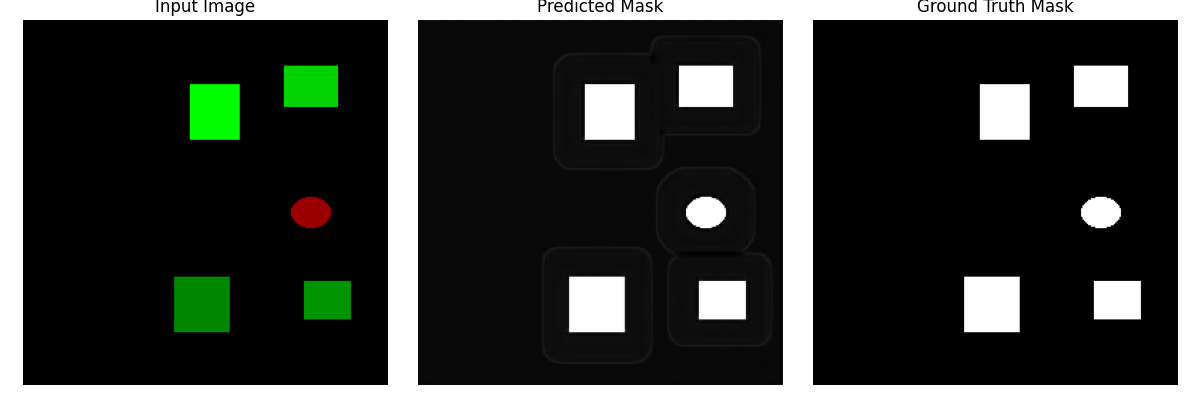
#> input picture image_core/checkpoints/dummy_data.png, 1200 x 400 px
$ python -i metrics.py   (imports and definitions only)
#> lines starting #> are read from the running program, lines starting #| are printed output that depends on the picture; after the words box and inside, x2 and y2 are one past the last pixel; in counts of white or black regions, pixels touching at a corner belong together
import cv2
import numpy as np

def calculate_colocalization(image_path):
    img = cv2.imread(image_path)
    if img is None or img.shape[2] < 2:
        raise ValueError("Image must be RGB with at least 2 channels.")

    red = img[:, :, 2].astype(float)
    green = img[:, :, 1].astype(float)

    # Normalize
    red = (red - np.mean(red)) / np.std(red)
    green = (green - np.mean(green)) / np.std(green)

    # Pearson Correlation
    pearson = np.corrcoef(red.flatten(), green.flatten())[0, 1]

    # Jaccard Index (simple threshold)
    _, red_bin = cv2.threshold(red, 0.5, 1, cv2.THRESH_BINARY)
    _, green_bin = cv2.threshold(green, 0.5, 1, cv2.THRESH_BINARY)

    overlap = np.logical_and(red_bin, green_bin).sum()
    union = np.logical_or(red_bin, green_bin).sum()

    jaccard = overlap / union if union > 0 else 0

    percent_overlap = 100 * overlap / (red_bin.sum() + 1e-5)


    return {
        "pearson_correlation": round(pearson, 3),
        "jaccard_index": round(jaccard, 3),
        "percent_overlap": round(percent_overlap, 2)
    }

def save_overlay(image_path, save_path):
#> called with image_path = '../checkpoints/dummy_data.png', save_path = 'out.png'
    img = cv2.imread(image_path)
#> img is the input picture: shape (400, 1200, 3); mean B, G, R 56.2, 60.1, 56.5

    # Separate channels
    red = img[:, :, 2]
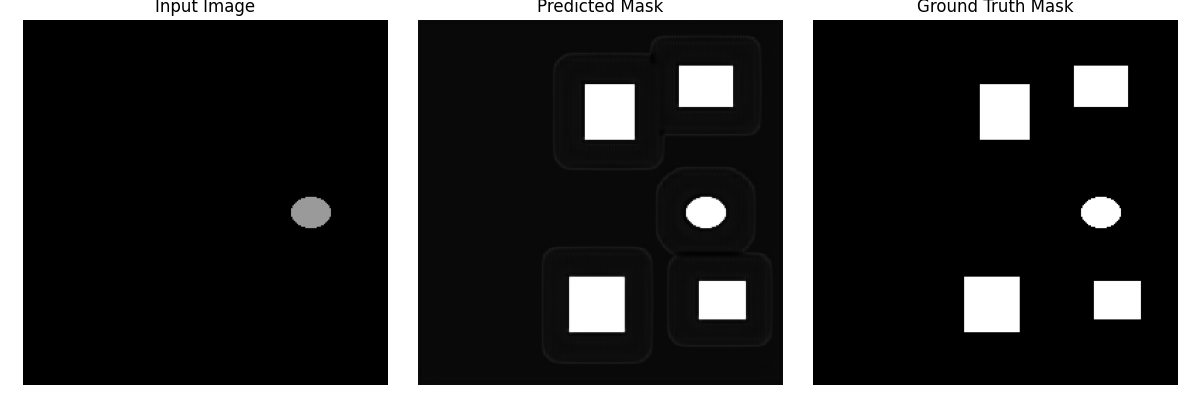
#> red: shape (400, 1200); min 0, max 255, mean 56.5
    green = img[:, :, 1]
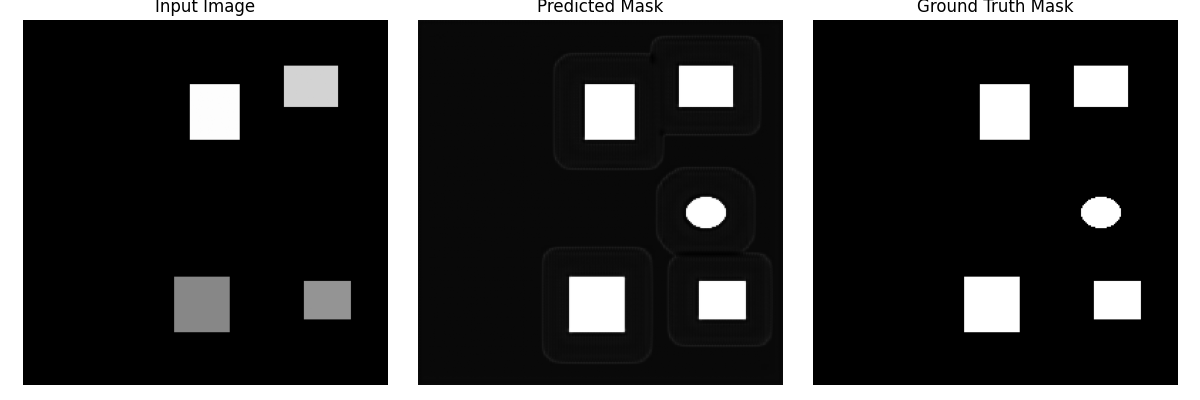
#> green: shape (400, 1200); min 0, max 255, mean 60.1

    # Simple binary threshold to detect "on" pixels
    _, red_bin = cv2.threshold(red, 50, 255, cv2.THRESH_BINARY)
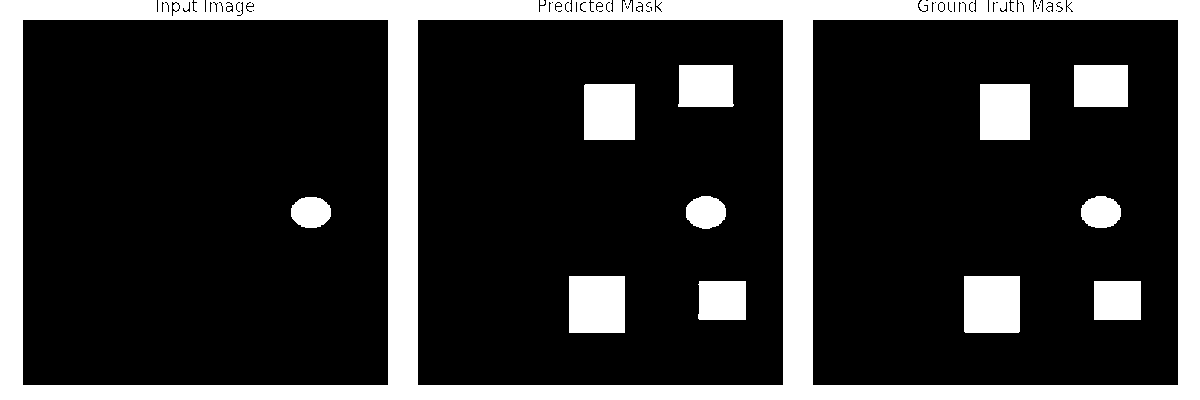
#> red_bin: shape (400, 1200); 21.4% white; 13 white regions, largest, box (x1, y1, x2, y2) and area: (0, 0, 1200, 400) 79445, (569, 276, 625, 333) 3192, (964, 276, 1020, 333) 3190
    _, green_bin = cv2.threshold(green, 50, 255, cv2.THRESH_BINARY)
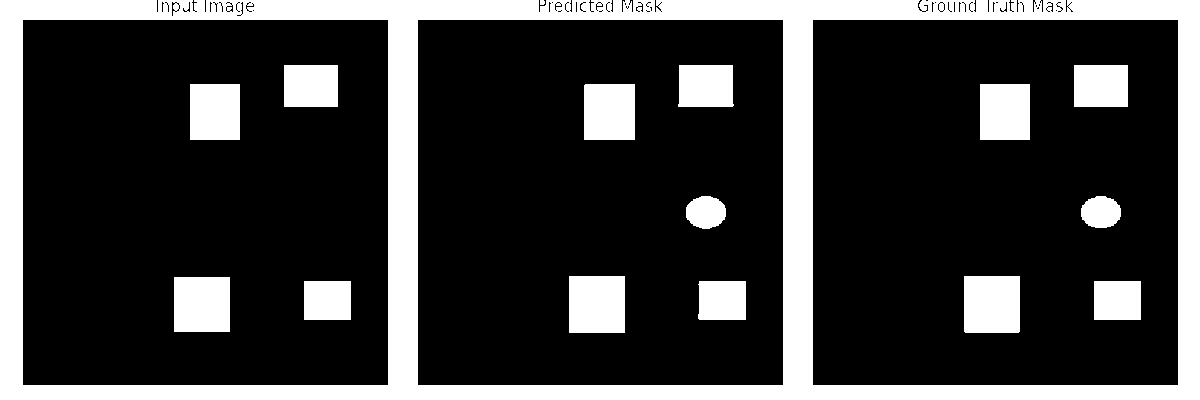
#> green_bin: shape (400, 1200); 23.3% white; 16 white regions, largest, box (x1, y1, x2, y2) and area: (0, 0, 1200, 400) 79445, (569, 276, 625, 333) 3192, (964, 276, 1020, 333) 3190

    # Overlap: where both red and green are high
    overlap_mask = cv2.bitwise_and(red_bin, green_bin)
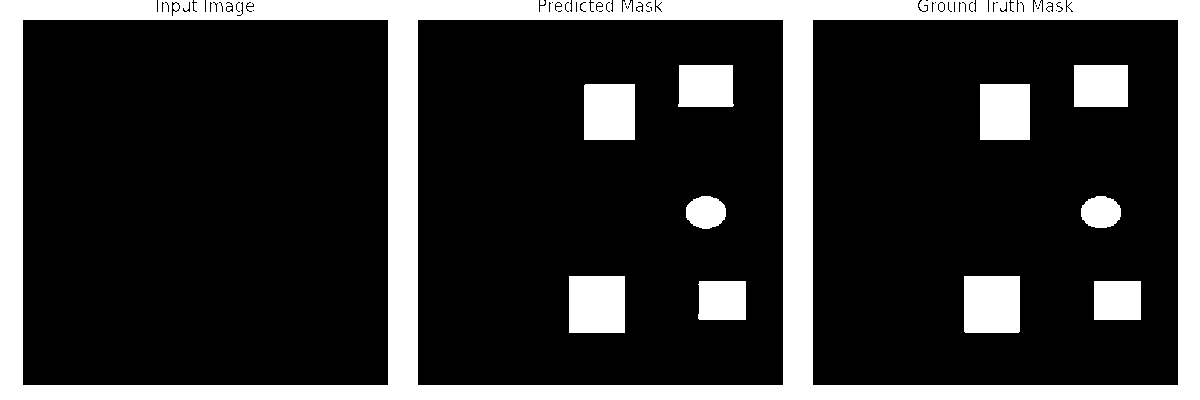
#> overlap_mask: shape (400, 1200); 21.2% white; 12 white regions, largest, box (x1, y1, x2, y2) and area: (0, 0, 1200, 400) 79445, (569, 276, 625, 333) 3192, (964, 276, 1020, 333) 3190

    # Create overlay image
    overlay = img.copy()

    # Set overlap areas to yellow [B=0, G=255, R=255]
    overlay[overlap_mask > 0] = [0, 255, 255]  # Yellow
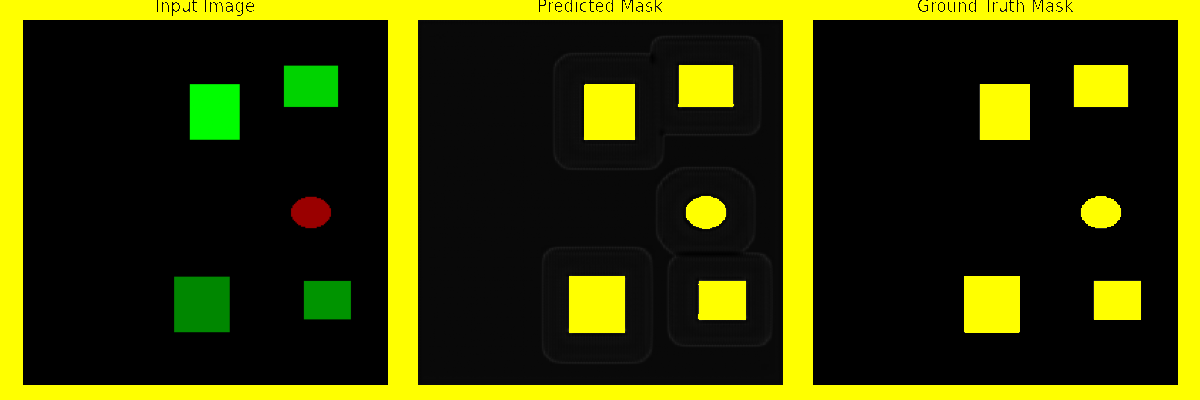
#> overlay: shape (400, 1200, 3); mean B, G, R 2.7, 60.7, 57.1

    cv2.imwrite(save_path, overlay)

>>> result = save_overlay('../checkpoints/dummy_data.png', 'out.png')
